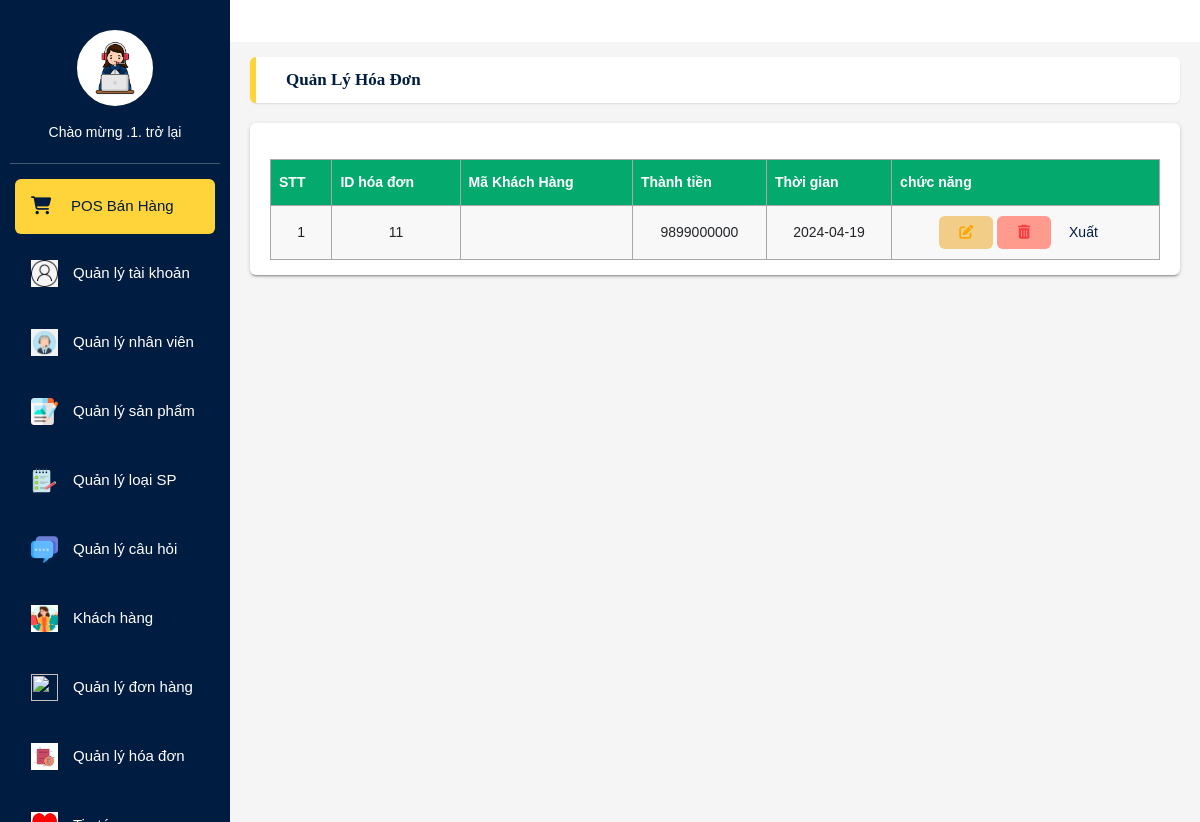
Screenshot of /VanPhongPham/HoaDon/sapxepHD (signed in) with the database file from the repository.
### tables this page shows
CREATE TABLE `tbl_hoadon` (
  `id_hoadon` int(11) NOT NULL,
  `session_idA` varchar(50) NOT NULL,
  `tongtien` float NOT NULL,
  `date_thongke` varchar(255) NOT NULL
);

### VanPhongPham/mvc/core/Controller.php (called while the page is built, shortened)
<?php
    class Controller{
        public function view($view, $data=[]){
            require_once "./mvc/views/".$view.".php";
        }
    }
?>

### VanPhongPham/mvc/controllers/HoaDon.php (called while the page is built, shortened)
<?php
class HoaDon extends Controller{
    function sapxepHD(){
        $hoadonmodel = $this->model("HoaDonModel");
        $this->view("sapxephd", [
            "HD" => $hoadonmodel->sapxepHD()]);
    }
}
?>

### VanPhongPham/mvc/core/App.php (called while the page is built, shortened)
<?php
class App{
    protected $action="SayHi";
    function __construct(){
        $arr = $this->UrlProcess();
        if( file_exists("./mvc/controllers/".$arr[0].".php") ){
            unset($arr[0]);
        }
        $this->controller = new $this->controller;
        if(isset($arr[1])){
            if( method_exists( $this->controller , $arr[1]) ){
                $this->action = $arr[1];
            }
            unset($arr[1]);
        }
        $this->params = $arr?array_values($arr):[];
        call_user_func_array([$this->controller, $this->action], $this->params );
    }
    function UrlProcess(){
        if( isset($_GET["url"]) ){
            return explode("/", filter_var(trim($_GET["url"], "/")));
        }
    }
}
?>

### VanPhongPham/index.php (called while the page is built, shortened)
<?php
    $myApp = new App();
?>

### VanPhongPham/mvc/core/DB.php (called while the page is built, shortened)
<?php
    class DB{
        protected $servername = "localhost";
        protected $username = "root";
        protected $password = "";
        function __construct(){
            $this->con = mysqli_connect($this->servername, $this->username, $this->password);
        }
    }
?>

### VanPhongPham/mvc/models/HoaDonModel.php (called while the page is built, shortened)
<?php
class HoaDonModel extends DB{
    public function sapxepHD(){
        $sql = "SELECT * FROM tbl_hoadon ORDER BY tongtien ASC";
        return $result = mysqli_query($this->con,$sql);
    }
}
?>

### VanPhongPham/mvc/views/sapxephd.php (the view, shortened to what this page needs)
<?php
include "header.php";
include "Left_side.php";
?>
      <main class="app-content">
        <div class="app-title">
            <ul class="app-breadcrumb breadcrumb side">
            <li class="breadcrumb-item active"><a href="qlyhoadon.php"><b>Quản lý Hóa Đơn</b></a></li>
            </ul>
        </div>
        <div class="row">
            <div class="col-md-12">
                <div class="tile">
                            <?php
                               if(mysqli_num_rows($data["HD"])>0)
                           {
                            echo"<table id='customers'>
                            <tr>
                              <th>STT</th>
                              <th>ID hóa đơn</th>
                              <th>Mã Khách Hàng</th>
                              <th>Thành tiền</th>
                              <th>Thời gian</th>
                              <th> chức năng</th>
                            </tr>";
                                $count = 0;
                                while( $row = mysqli_fetch_assoc($data["HD"]))
                                {
                                    $count++;
                                    echo "<br> <tr>";
                                    echo "<td>".$count."</td>";
                                    echo "<td>".$row["id_hoadon"]."</td>";
                                    echo "<td>".$row["id_khachhang"]."</td>";
                                    echo"<td>".$row["tongtien"]."</td>";
                                    echo"<td>".$row["date_thongke"]."</td>";
                                    echo "<td> <a href='HoaDon/editHD/".$row["id_hoadon"]."'class='btn btn-edit' type='button' title='Sửa'> <i class='fas fa-edit'></i>
                                     </a>
                                    <a href='HoaDon/deleteHD/".$row["id_hoadon"]."'
                                   onclick = \" javascript: return confirm('ban chac chan muon xoa') \" class='btn btn-delete' type='button' title='xóa'> <i class='fas fa-trash-alt'></i> </a>
                                   <a onclick='xuatexcel()' class='btn' type='button' title='Xuất'> Xuất <i class=''></i>
                                     </a>
                                   </td>
                                   ";
                                }
                           }
                            ?>
                            </table>
</div>
</div>
</div>
</body>
</html>

### VanPhongPham/public/css/main.css (style rules this page uses)
:root { --primary-color: rgb(243, 40, 40); --white-color: #fff; --black-color: #000; --text-color: #333; --border-color: #dbdbdb; --star-color: #FFCE3E; --blue-color: #409de3; --header-height: 120px; --navbar-height: 34px; --main-text-font: Arial, Helvetica, sans-serif; --header-with-search-height: calc(var(--header-height) - var(--navbar-height)); }
body { margin: 0; font-size: 14px; font-weight: 400; line-height: 1.5; color: #212529; text-align: left; background-color: #FFF; }
.row { display: -webkit-box; display: -ms-flexbox; display: flex; -ms-flex-wrap: wrap; flex-wrap: wrap; margin-right: -15px; margin-left: -15px; }
li { list-style: none; }
ul { margin: 0; }
a { color: rgb(0, 28, 64); text-decoration: none; background-color: transparent; }
.app-content { min-height: calc(100vh - 50px); padding: 15px 20px; background-color: #f5f5f5; -webkit-transition: margin-left 0.3s ease; -o-transition: margin-left 0.3s ease; transition: margin-left 0.3s ease; margin-left: 230px; margin-top: 42px; }
.app-title { display: flex; -webkit-box-align: center; align-items: center; -webkit-box-pack: justify; justify-content: space-between; -webkit-box-orient: horizontal; -webkit-box-direction: normal; flex-direction: row; background-color: #FFF; border-radius: 0.375rem; padding: 10px 30px; box-shadow: 0 1px 2px rgb(0 0 0 / 10%); border-left: 6px solid #FFD43B; margin-bottom: 20px; }
.app-breadcrumb { margin-bottom: 0; font-weight: 500; font-size: 17px; text-transform: capitalize; text-align: left; padding: 0; background-color: transparent; }
.breadcrumb { display: flex; flex-wrap: wrap; list-style: none; border-radius: 0.25rem; }
.breadcrumb-item.active { color: #6c757d; }
.col-md-12 { -webkit-box-flex: 0; max-width: 100%; position: relative; width: 100%; min-height: 1px; padding-right: 15px; padding-left: 15px; }
.tile { position: relative; background: #ffffff; border-radius: 0.375rem; padding: 15px 20px ; -webkit-box-shadow: 0 2px 2px 0 rgba(0, 0, 0, 0.14), 0 1px 5px 0 rgba(0, 0, 0, 0.12), 0 3px 1px -2px rgba(0, 0, 0, 0.2); box-shadow: 0 2px 2px 0 rgba(0, 0, 0, 0.14), 0 1px 5px 0 rgba(0, 0, 0, 0.12), 0 3px 1px -2px rgba(0, 0, 0, 0.2); margin-bottom: 30px; -webkit-transition: all 0.3s ease-in-out; -o-transition: all 0.3s ease-in-out; transition: all 0.3s ease-in-out; }
.btn:not(:disabled):not(.disabled) { cursor: pointer; }
.btn { display: inline-block; font-weight: 500; text-align: center; white-space: nowrap; vertical-align: middle; -webkit-user-select: none; -moz-user-select: none; -ms-user-select: none; user-select: none; border: 2px solid transparent; padding: 0.375rem 0.75rem; font-size: 0.875rem; font-family: var(--main-text-font); line-height: 1.5; border-radius: 0.357rem; -webkit-transition: background-color 0.3s ease-in-out, border-color 0.3s ease-in-out, -webkit-box-shadow 0.3s cubic-bezier(0.35, 0, 0.25, 1), -webkit-transform 0.2s cubic-bezier(0.35, 0, 0.25, 1); transition: background-color 0.3s ease-in-out, border-color 0.3s ease-in-out, -webkit-box-shadow 0.3s cubic-bezier(0.35, 0, 0.25, 1), -webkit-transform 0.2s cubic-bezier(0.35, 0, 0.25, 1); -o-transition: box-shadow 0.3s cubic-bezier(0.35, 0, 0.25, 1), transform 0.2s cubic-bezier(0.35, 0, 0.25, 1), background-color 0.3s ease-in-out, border-color 0.3s ease-in-out; transition: box-shadow 0.3s cubic-bezier(0.35, 0, 0.25, 1), transform 0.2s cubic-bezier(0.35, 0, 0.25, 1), background-color 0.3s ease-in-out, border-color 0.3s ease-in-out; transition: box-shadow 0.3s cubic-bezier(0.35, 0, 0.25, 1), transform 0.2s cubic-bezier(0.35, 0, 0.25, 1), background-color 0.3s ease-in-out, border-color 0.3s ease-in-out, -webkit-box-shadow 0.3s cubic-bezier(0.35, 0, 0.25, 1), -webkit-transform 0.2s cubic-bezier(0.35, 0, 0.25, 1); }
#customers { font-family: var(--main-text-font); border-collapse: collapse; width: 100%; }
#customers td, #customers th { text-align: center; border: 1px solid #a9a7a7; padding: 8px; }
#customers tr:nth-child(even) { background-color: #f9f8f8; }
#customers th { padding-top: 12px; padding-bottom: 12px; text-align: left; background-color: #04AA6D; color: white; }
.btn-edit { width: 30px; border: none; outline: none; background-color: rgb(242, 205, 135); color: orange; }
.btn-delete { width: 30px; border: none; outline: none; background-color: rgb(255, 154, 143); color: #f83d3d; }

### rows the page displays
tbl_hoadon: id_hoadon "11", tongtien "9899000000", date_thongke "2024-04-19"

### other values shown
$a "1"
